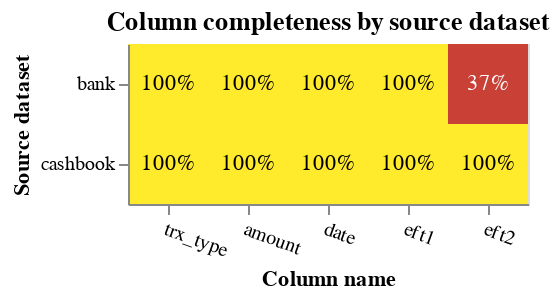

Here is the notebook cell this chart was saved with:
### Code cell
from splink.exploratory import completeness_chart

completeness_chart(
    [bank_df_ncba, cash_book],
    cols=["eft1", "eft2", "trx_type", "amount", "date"],
    db_api=DuckDBAPI(),
    table_names_for_chart=["bank", "cashbook"],
)

### Figure 1 — Vega-Lite specification as saved in the notebook (floating-point values rounded to 4 significant figures)
{"config": {"view": {"continuousWidth": 400, "continuousHeight": 300}}, "layer": [{"mark": "rect", "encoding": {"color": {"field": "completeness", "legend": null, "scale": {"scheme": "darkred", "zero": true}, "type": "quantitative"}, "tooltip": [{"field": "source_dataset", "title": "Source dataset", "type": "nominal"}, {"field": "total_rows_inc_nulls", "format": ",", "title": "# of records", "type": "quantitative"}, {"field": "column_name", "title": "Column name", "type": "nominal"}, {"field": "total_null_rows", "format": ",", "title": "# of nulls", "type": "quantitative"}, {"field": "completeness", "format": ".1%", "type": "quantitative"}], "x": {"axis": {"labelAngle": 20}, "field": "column_name", "sort": {"field": "mean_comp", "order": "descending"}, "title": "Column name", "type": "nominal"}, "y": {"field": "source_dataset", "title": "Source dataset", "type": "nominal"}}, "title": "Column completeness by source dataset", "transform": [{"joinaggregate": [{"op": "mean", "field": "completeness", "as": "mean_comp"}], "groupby": ["column_name"]}]}, {"mark": {"type": "text"}, "encoding": {"color": {"condition": {"test": "datum['completeness'] < 0.5", "value": "white"}, "value": "black"}, "text": {"field": "completeness", "format": ".0%", "type": "quantitative"}, "x": {"axis": {"labelAngle": 0}, "field": "column_name", "sort": {"field": "mean_comp", "order": "descending"}, "type": "nominal"}, "y": {"field": "source_dataset", "type": "nominal"}}, "transform": [{"joinaggregate": [{"op": "mean", "field": "completeness", "as": "mean_comp"}], "groupby": ["column_name"]}]}], "data": {"name": "data-a99b3965ba61cd49ccfcf3b9764ec4e9"}, "height": {"step": 40}, "width": {"step": 40}, "$schema": "https://vega.github.io/schema/vega-lite/v5.9.3.json", "datasets": {"data-a99b3965ba61cd49ccfcf3b9764ec4e9": [{"source_dataset": "cashbook", "column_name": "eft1", "total_null_rows": 68, "total_rows_inc_nulls": 20887, "completeness": 0.9967}, {"source_dataset": "bank", "column_name": "eft1", "total_null_rows": 0, "total_rows_inc_nulls": 2361, "completeness": 1.0}, {"source_dataset": "cashbook", "column_name": "eft2", "total_null_rows": 68, "total_rows_inc_nulls": 20887, "completeness": 0.9967}, {"source_dataset": "bank", "column_name": "eft2", "total_null_rows": 1496, "total_rows_inc_nulls": 2361, "completeness": 0.3664}, {"source_dataset": "cashbook", "column_name": "trx_type", "total_null_rows": 0, "total_rows_inc_nulls": 20887, "completeness": 1.0}, {"source_dataset": "bank", "column_name": "trx_type", "total_null_rows": 0, "total_rows_inc_nulls": 2361, "completeness": 1.0}, {"source_dataset": "cashbook", "column_name": "amount", "total_null_rows": 0, "total_rows_inc_nulls": 20887, "completeness": 1.0}, {"source_dataset": "bank", "column_name": "amount", "total_null_rows": 0, "total_rows_inc_nulls": 2361, "completeness": 1.0}, {"source_dataset": "cashbook", "column_name": "date", "total_null_rows": 0, "total_rows_inc_nulls": 20887, "completeness": 1.0}, {"source_dataset": "bank", "column_name": "date", "total_null_rows": 0, "total_rows_inc_nulls": 2361, "completeness": 1.0}]}}
